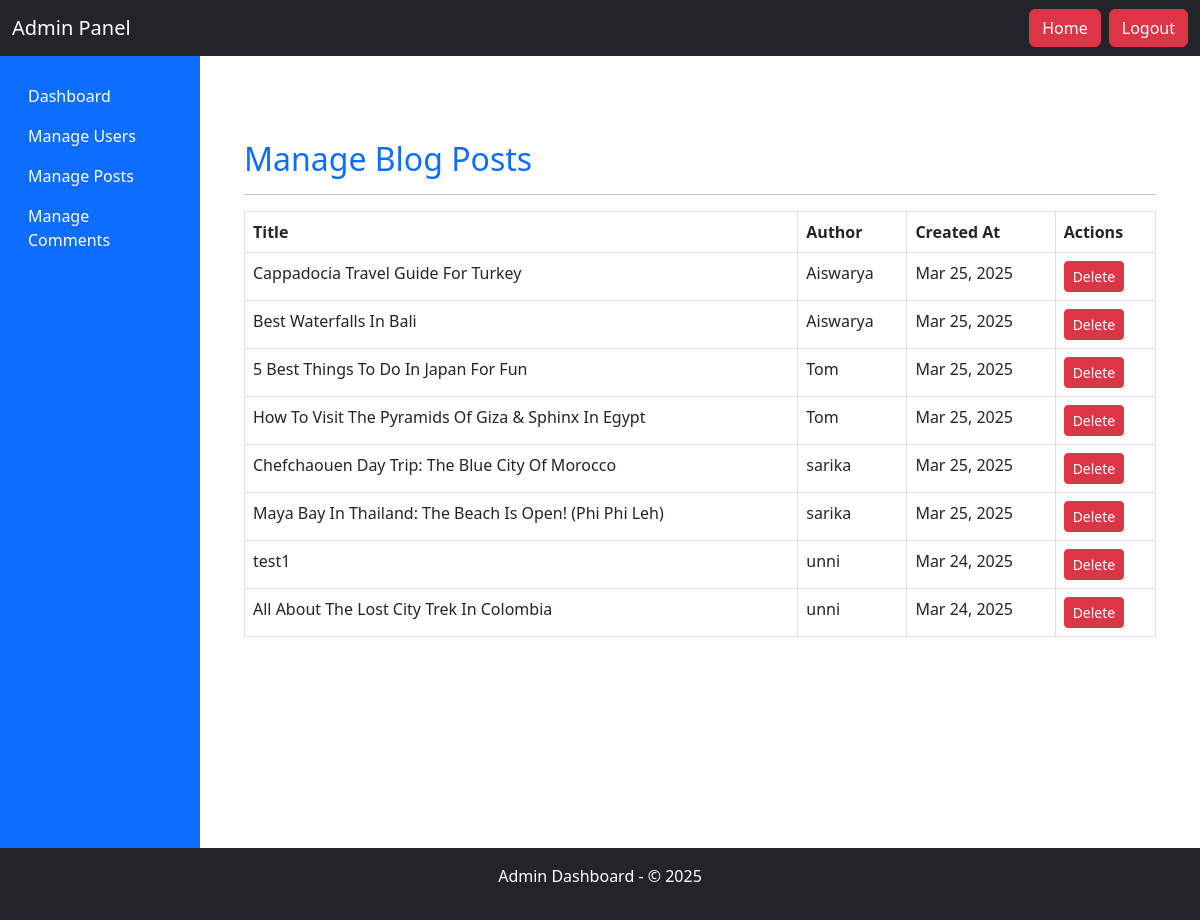
Screenshot of /admin-panel/manage-posts/ (signed in) with the database file from the repository.
### user_app/models.py (models this page shows, shortened)
class BlogPost(models.Model):
    user = models.ForeignKey(User, on_delete=models.CASCADE)  # Link to user
    title = models.CharField(max_length=255)
    content = RichTextUploadingField()
    image = models.ImageField(upload_to="blog_images/", blank=True, null=True)  # Optional image
    created_at = models.DateTimeField(auto_now_add=True)
    updated_at = models.DateTimeField(auto_now=True)
    likes = models.ManyToManyField(User, related_name='blog_likes', blank=True)  # Like feature

### admin_app/views.py (the view)
# urls.py: path('manage-posts/', views.manage_posts, name='manage_posts'),
@user_passes_test(superuser_required)
@user_passes_test(is_admin)
def manage_posts(request):
    posts = BlogPost.objects.all().order_by('-created_at')
    return render(request, 'admin_app/manage_posts.html', {'posts': posts})

### admin_app/views.py (called while the page is built)
def is_admin(user):
    return user.is_authenticated and user.is_superuser

def superuser_required(user):
    return user.is_superuser

### templates/admin_app/manage_posts.html (shortened to what this page needs)
{% extends 'admin_app/admin_base.html' %}
{% load static %}
{% block content %}
<div class="container mt-4">
    <h2 class="text-primary">Manage Blog Posts</h2>
    <hr>
    <table class="table table-bordered table-hover">
        <thead class="bg-primary text-white">
            <tr>
                <th>Title</th>
                <th>Author</th>
                <th>Created At</th>
                <th>Actions</th>
            </tr>
        </thead>
        <tbody>
            {% for post in posts %}
            <tr>
                <td>{{ post.title }}</td>
                <td>{{ post.user.username }}</td>
                <td>{{ post.created_at|date:"M d, Y" }}</td>
                <td>
                    {% if post.id %}
                        <a href="{% url 'admin_app:delete_post' post.id %}"
                            class="btn btn-danger btn-sm"
                            onclick="return confirmDelete();">
                            Delete
                        </a>
                    {% else %}
                        <span class="text-muted">No ID</span>
                    {% endif %}
                </td>
            </tr>
            {% empty %}
            <tr>
                <td colspan="4" class="text-center">No blog posts available</td>
            </tr>
            {% endfor %}
        </tbody>
    </table>
</div>
{% endblock %}

### rows the page displays
BlogPost: title "Cappadocia Travel Guide For Turkey", user.username "Aiswarya", created_at "Mar 25, 2025", shows "Delete"
BlogPost: title "Best Waterfalls In Bali", user.username "Aiswarya", created_at "Mar 25, 2025", shows "Delete"
BlogPost: title "5 Best Things To Do In Japan For Fun", user.username "Tom", created_at "Mar 25, 2025", shows "Delete"
BlogPost: title "How To Visit The Pyramids Of Giza & Sphinx In Egypt", user.username "Tom", created_at "Mar 25, 2025", shows "Delete"
BlogPost: title "Chefchaouen Day Trip: The Blue City Of Morocco", user.username "sarika", created_at "Mar 25, 2025", shows "Delete"
BlogPost: title "Maya Bay In Thailand: The Beach Is Open! (Phi Phi Leh)", user.username "sarika", created_at "Mar 25, 2025", shows "Delete"
BlogPost: title "test1", user.username "unni", created_at "Mar 24, 2025", shows "Delete"
BlogPost: title "All About The Lost City Trek In Colombia", user.username "unni", created_at "Mar 24, 2025", shows "Delete"
